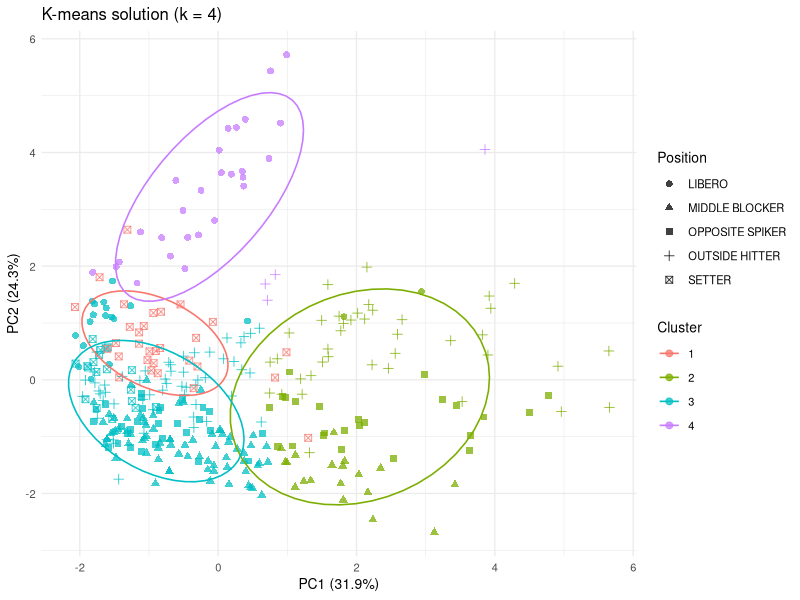
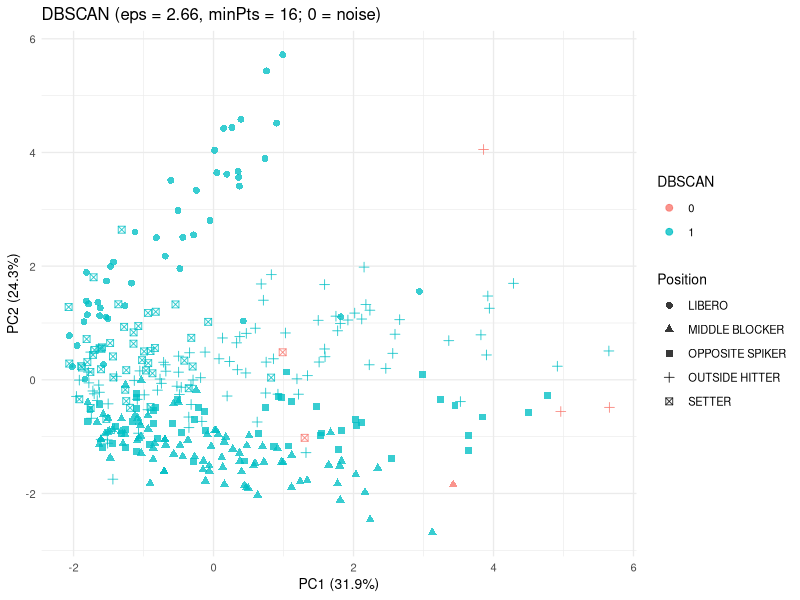
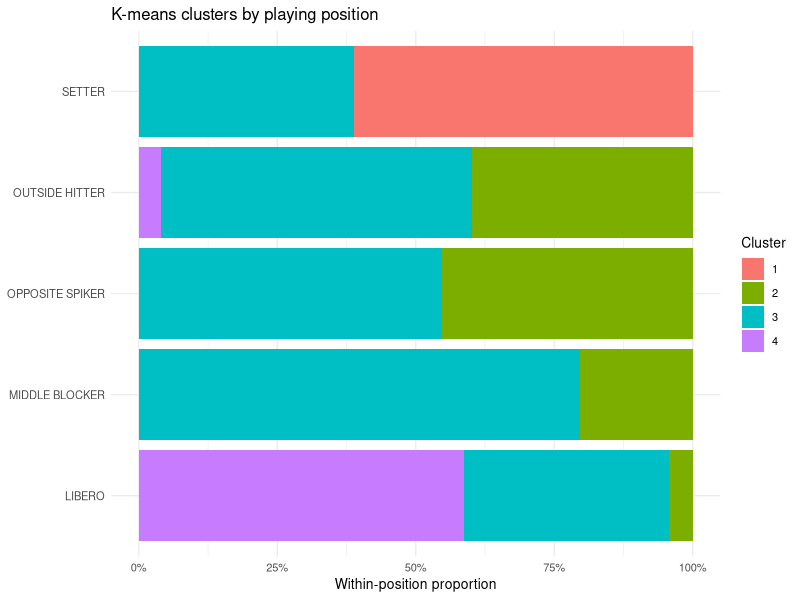

The R source for these figures, in order:
# Case Study Exercise 3: Volleyball Player Clustering
# Author: Indudhara Swamy Vivekananda (4106839)

seed <- 366
set.seed(seed)
suppressPackageStartupMessages({library(dplyr);library(tidyr);library(ggplot2);library(readr);library(cluster);library(dbscan)})
dir.create("outputs/exercise3",recursive=TRUE,showWarnings=FALSE)

players <- read.csv("data/playerStats.csv",check.names=FALSE,fileEncoding="UTF-8") %>% mutate(Height=parse_number(Height))
# Rate variables limit the influence of unequal playing time; age and height retain morphology.
cluster_vars <- c("Age","Height","Sets Per Match","Receives Per Match","Serves Per Match",
                  "Blocks Per Match","Digs Per Match","Attacks Per Match")
X <- scale(players[,cluster_vars])

# Choose k using average silhouette width over a prespecified, interpretable range.
ks <- 2:8
sil <- sapply(ks,function(k){set.seed(seed); fit<-kmeans(X,centers=k,nstart=100,iter.max=100); mean(silhouette(fit$cluster,dist(X))[,3])})
silhouette_results <- tibble(k=ks,average_silhouette=sil)
write.csv(silhouette_results,"outputs/exercise3/silhouette_by_k.csv",row.names=FALSE)
best_k <- ks[which.max(sil)]
set.seed(seed); km <- kmeans(X,centers=best_k,nstart=200,iter.max=100)

# PCA is used only for a faithful two-dimensional display of the standardised clustering space.
pca <- prcomp(X,center=FALSE,scale.=FALSE)
scores <- as.data.frame(pca$x[,1:2]) %>% mutate(Cluster=factor(km$cluster),Position=players$Position,Team=players$Team)
variance <- 100*pca$sdev^2/sum(pca$sdev^2)
p_km <- ggplot(scores,aes(PC1,PC2,colour=Cluster,shape=Position)) + geom_point(alpha=.75,size=2) +
  stat_ellipse(aes(PC1,PC2,colour=Cluster,group=Cluster),inherit.aes=FALSE,linewidth=.55,level=.80) +
  labs(title=sprintf("K-means solution (k = %d)",best_k),x=sprintf("PC1 (%.1f%%)",variance[1]),y=sprintf("PC2 (%.1f%%)",variance[2])) +
  theme_minimal(base_size=10)
ggsave("outputs/exercise3/kmeans_pca.pdf",p_km,width=7.1,height=5.2)

# DBSCAN: minPts=2p; choose eps at the largest curvature in the sorted kNN-distance curve.
minPts <- 2*ncol(X)
knn <- sort(kNNdist(X,k=minPts-1))
curvature <- diff(diff(knn))
search <- seq(floor(.50*length(curvature)),floor(.95*length(curvature)))
elbow_index <- search[which.max(curvature[search])] + 1
eps <- unname(knn[elbow_index])
db <- dbscan(X,eps=eps,minPts=minPts)
scores$DBSCAN <- factor(db$cluster)
p_db <- ggplot(scores,aes(PC1,PC2,colour=DBSCAN,shape=Position)) + geom_point(alpha=.78,size=2) +
  labs(title=sprintf("DBSCAN (eps = %.2f, minPts = %d; 0 = noise)",eps,minPts),
       x=sprintf("PC1 (%.1f%%)",variance[1]),y=sprintf("PC2 (%.1f%%)",variance[2])) + theme_minimal(base_size=10)
ggsave("outputs/exercise3/dbscan_pca.pdf",p_db,width=7.1,height=5.2)

# Cluster profiles and alignment with excluded labels.
assigned <- players %>% mutate(KMeans=factor(km$cluster),DBSCAN=factor(db$cluster))
profiles <- assigned %>% group_by(KMeans) %>% summarise(across(all_of(cluster_vars),mean),n=n(),.groups="drop")
write.csv(profiles,"outputs/exercise3/kmeans_profiles.csv",row.names=FALSE)
pos_tab <- prop.table(table(assigned$KMeans,assigned$Position),1)
team_tab <- prop.table(table(assigned$KMeans,assigned$Team),1)
write.csv(as.data.frame.matrix(pos_tab),"outputs/exercise3/kmeans_position_proportions.csv")
write.csv(as.data.frame.matrix(team_tab),"outputs/exercise3/kmeans_country_proportions.csv")
write.csv(assigned %>% select(`Player Name`,Team,Position,KMeans,DBSCAN),"outputs/exercise3/player_clusters.csv",row.names=FALSE)

p_align <- ggplot(assigned,aes(Position,fill=KMeans)) + geom_bar(position="fill") + coord_flip() +
  scale_y_continuous(labels=scales::percent) + labs(title="K-means clusters by playing position",x=NULL,y="Within-position proportion",fill="Cluster") +
  theme_minimal(base_size=10)
ggsave("outputs/exercise3/clusters_by_position.pdf",p_align,width=6.4,height=4.4)

# Adjusted Rand index compares the two partitions, treating DBSCAN noise as its own label.
adjusted_rand <- function(a,b){tab<-table(a,b); n<-sum(tab); choose2<-function(z) z*(z-1)/2;
 s1<-sum(choose2(tab)); sa<-sum(choose2(rowSums(tab))); sb<-sum(choose2(colSums(tab))); total<-choose2(n);
 (s1-sa*sb/total)/(0.5*(sa+sb)-sa*sb/total)}
ari <- adjusted_rand(km$cluster,db$cluster)
cramers_v <- function(tab) {
  chi <- suppressWarnings(chisq.test(tab, correct=FALSE)$statistic)
  sqrt(as.numeric(chi)/(sum(tab)*min(nrow(tab)-1,ncol(tab)-1)))
}
position_v <- cramers_v(table(assigned$KMeans,assigned$Position))
country_v <- cramers_v(table(assigned$KMeans,assigned$Team))
writeLines(c(sprintf("best_k=%d",best_k),sprintf("best_silhouette=%.4f",max(sil)),
 sprintf("pca_first_two_variance=%.4f",sum(variance[1:2])/100),sprintf("dbscan_eps=%.5f",eps),
 sprintf("dbscan_minPts=%d",minPts),sprintf("dbscan_clusters=%d",max(db$cluster)),
 sprintf("dbscan_noise=%d",sum(db$cluster==0)),sprintf("adjusted_rand=%.4f",ari),
 sprintf("cramers_v_position=%.4f",position_v),sprintf("cramers_v_country=%.4f",country_v)),"outputs/exercise3/key_results.txt")
